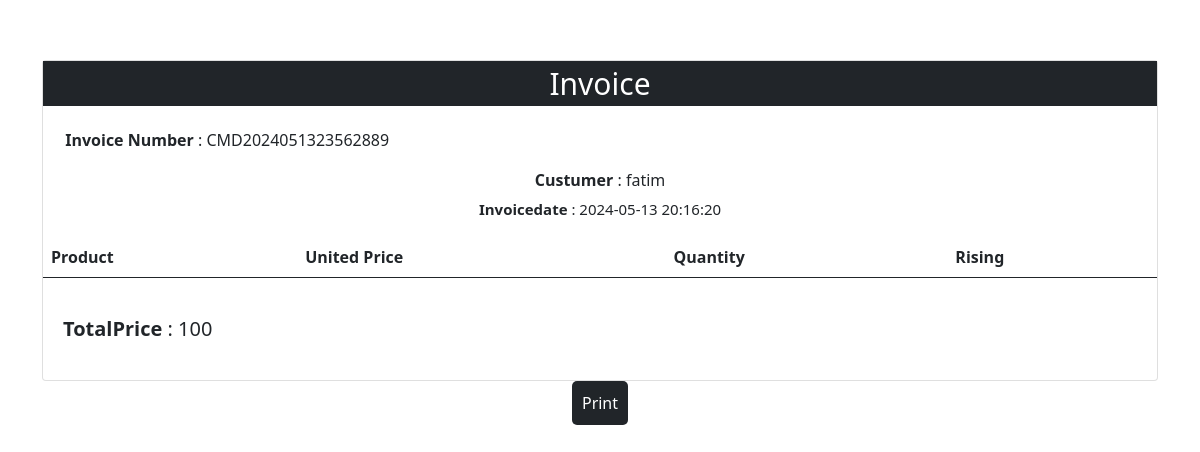
/invoice.php?id=4, run on the app's committed database.
### tables this page shows
CREATE TABLE IF NOT EXISTS `vente` (
  `id` int NOT NULL,
  `numero` varchar(190) NOT NULL,
  `nom_clien` varchar(100) NOT NULL,
  `Date_c` datetime NOT NULL,
  `price_total` int NOT NULL
);

### invoice.php (the view, shortened to what this page needs)
<!DOCTYPE html>
<html lang="en">
<head>
    <link href="https://cdn.jsdelivr.net/npm/bootstrap@5.0.2/dist/css/bootstrap.min.css" rel="stylesheet">
</head>
<body>
    <?php
     require "controller/connect.php";
        $id=$_GET['id'];
        $req= "SELECT*FROM vente WHERE id=$id";
        $res=$conx->query($req);
        $row=$res->fetch_assoc();
    ?>
    <div class="container">
        <div class="card  marge10 form-disable bk">
            <div class="invoice">Invoice</div>
            <p class="nb"><span class="fw-bold">Invoice Number</span> : <?= $row['numero'] ?></p>
            <p class="cl"><span class="fw-bold">Custumer</span> : <?= $row['nom_clien'] ?></p>
            <p class="dt"><span class="fw-bold">Invoicedate</span> : <?= $row['Date_c'] ?></p>
            <table class="table table-striped">
                <thead class="">
                    <tr>
                    <th scope="col">Product</th>
                    <th scope="col">United Price</th>
                    <th scope="col">Quantity</th>
                    <th scope="col">Rising</th>
                    </tr>
                </thead>
            </table>
            <p class="Tot"><span class="fw-bold">TotalPrice</span> : <?= $row['price_total'] ?></p>
        </div>
        <div class="buton">
            <Button class="bt" onclick="window.print()">Print</Button>
        </div>
    </div>
</body>
</html>

### invoice.php (style rules this page uses)
.bk { margin-top: 60px; }
.invoice { background: #212529 !important; color: white; text-align: center; font-size: 30px; }
.nb { margin-left: 2%; margin-top: 2% ; }
.Tot { padding: 20px; font-size: 20px; }
.cl { text-align: center; }
.dt { text-align: center; margin-top: -10px; font-size: 15px; }
.buton { text-align: center; }
.bt { border-radius: 5px; border: none; padding: 10px; background:#212529 !important ; color: white; align-items: center; }

### data on the page
vente: numero "CMD2024051323562889", nom_clien "fatim", Date_c "2024-05-13 20:16:20", price_total "100"
